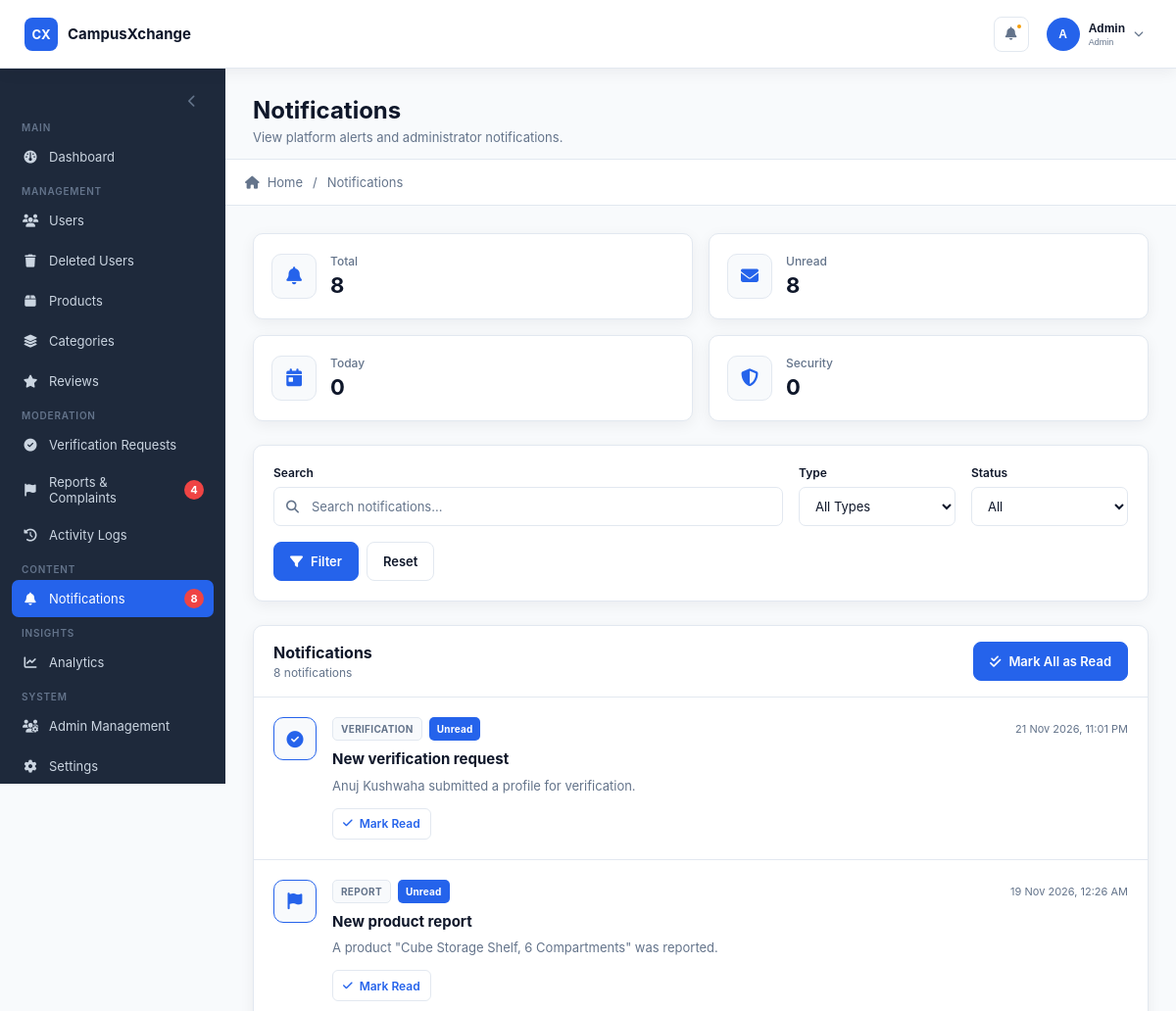
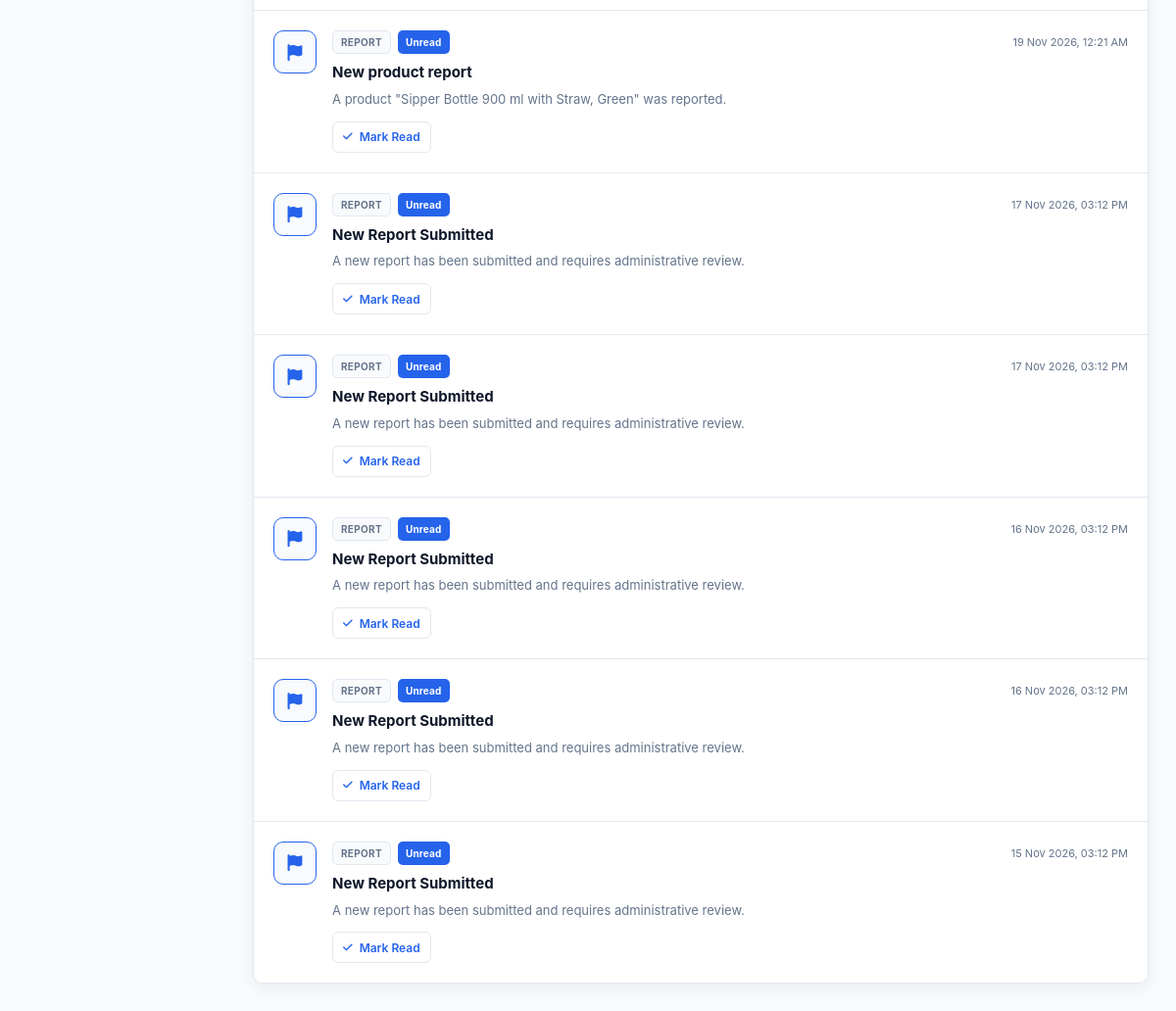
Screenshot of /admin/notifications (signed in) with the database file from the repository (2 pictures, top to bottom).
### tables this page shows
CREATE TABLE `notifications` (
  `notification_id` int(11) NOT NULL,
  `user_id` int(11) DEFAULT NULL,
  `admin_id` int(11) DEFAULT NULL,
  `notification_type` enum('Verification','Message','Product','Transaction','Wishlist','Review','Report','Ban','Security','System') NOT NULL,
  `title` varchar(255) NOT NULL,
  `message` text NOT NULL,
  `reference_type` enum('User','Product','Transaction','Chat','Review','Report','Ban','Security','System') DEFAULT NULL,
  `reference_id` int(11) DEFAULT NULL,
  `is_read` tinyint(1) NOT NULL DEFAULT 0,
  `created_at` timestamp NOT NULL DEFAULT current_timestamp(),
  `read_at` datetime DEFAULT NULL,
  `deleted_at` datetime DEFAULT NULL
);

### server/helpers/notification_helper.php (called while the page is built, shortened)
<?php
if (!function_exists('admin_notification_types')) {
    function admin_notification_types(): array
    {
        return [
            'Verification',
            'Product',
            'Report',
            'Ban',
            'Security',
            'System'
        ];
    }
}
if (!function_exists('get_admin_notifications')) {
    function get_admin_notifications(
        mysqli $conn,
        int $notification_admin_id,
        int $limit = 7
    ): array {
        $limit = max(1, min($limit, 100));
        $admin_types = admin_notification_types();
        $placeholders = implode(
            ',',
            array_fill(
                0,
                count($admin_types),
                '?'
            )
        );
        $type_string = str_repeat(
            's',
            count($admin_types)
        );
        $sql = "
            SELECT
                notification_id,
                admin_id,
                user_id,
                notification_type,
                title,
                message,
                reference_type,
                reference_id,
                is_read,
                created_at,
                read_at
            FROM Notifications
            WHERE admin_id = ?
            AND user_id IS NULL
            AND notification_type IN ($placeholders)
            AND deleted_at IS NULL
            ORDER BY
                is_read ASC,
                created_at DESC
            LIMIT ?
        ";
        $stmt = $conn->prepare($sql);
        $bind_types =
            'i' .
            $type_string .
            'i';
        $params = [
            $bind_types,
            $notification_admin_id
        ];
        foreach ($admin_types as $notification_type) {
            $params[] = $notification_type;
        }
        $params[] = $limit;
        $bind_names = [];
        foreach ($params as $key => $value) {
            $bind_names[$key] = &$params[$key];
        }
        call_user_func_array(
            [$stmt, 'bind_param'],
            $bind_names
        );
        $stmt->execute();
        $result = $stmt->get_result();
        $notifications = [];
        while ($row = $result->fetch_assoc()) {
            $notifications[] = $row;
        }
        return $notifications;
    }
}

### admin/notifications.php (the view, shortened to what this page needs)
<?php
include '../server/database/db_connect.php';
include_once __DIR__ . '/../server/helpers/notification_helper.php';
$notification_admin_id = (int)(
    $_SESSION['admin_id'] ?? 0
);
$search = trim(
    $_GET['search'] ?? ''
);
$total_notifications = 0;
$unread_notifications = 0;
$today_notifications = 0;
$security_notifications = 0;
$admin_types = admin_notification_types();
$type_placeholders = implode(
    ',',
    array_fill(
        0,
        count($admin_types),
        '?'
    )
);
$type_bind_string = str_repeat(
    's',
    count($admin_types)
);
$sql = "
    SELECT COUNT(*)
    FROM Notifications
    WHERE admin_id = ?
    AND user_id IS NULL
    AND notification_type IN ($type_placeholders)
    AND deleted_at IS NULL
";
$stmt = $conn->prepare($sql);
if ($stmt) {
    $bind_types = 'i' . $type_bind_string;
    $params = [
        $bind_types,
        $notification_admin_id
    ];
    foreach ($admin_types as $notification_type) {
        $params[] = $notification_type;
    }
    $bind_names = [];
    foreach ($params as $key => $value) {
        $bind_names[$key] = &$params[$key];
    }
    call_user_func_array(
        [$stmt, 'bind_param'],
        $bind_names
    );
    $stmt->execute();
    $stmt->bind_result(
        $total_notifications
    );
}
$sql = "
    SELECT COUNT(*)
    FROM Notifications
    WHERE admin_id = ?
    AND user_id IS NULL
    AND notification_type IN ($type_placeholders)
    AND is_read = FALSE
    AND deleted_at IS NULL
";
$stmt = $conn->prepare($sql);
if ($stmt) {
    $bind_types = 'i' . $type_bind_string;
    $params = [
        $bind_types,
        $notification_admin_id
    ];
    foreach ($admin_types as $notification_type) {
        $params[] = $notification_type;
    }
    $bind_names = [];
    foreach ($params as $key => $value) {
        $bind_names[$key] = &$params[$key];
    }
    call_user_func_array(
        [$stmt, 'bind_param'],
        $bind_names
    );
    $stmt->execute();
    $stmt->bind_result(
        $unread_notifications
    );
}
$sql = "
    SELECT COUNT(*)
    FROM Notifications
    WHERE admin_id = ?
    AND user_id IS NULL
    AND notification_type IN ($type_placeholders)
    AND DATE(created_at) = CURDATE()
    AND deleted_at IS NULL
";
$stmt = $conn->prepare($sql);
if ($stmt) {
    $bind_types = 'i' . $type_bind_string;
    $params = [
        $bind_types,
        $notification_admin_id
    ];
    foreach ($admin_types as $notification_type) {
        $params[] = $notification_type;
    }
    $bind_names = [];
    foreach ($params as $key => $value) {
        $bind_names[$key] = &$params[$key];
    }
    call_user_func_array(
        [$stmt, 'bind_param'],
        $bind_names
    );
    $stmt->execute();
    $stmt->bind_result(
        $today_notifications
    );
}
$stmt = $conn->prepare("
    SELECT COUNT(*)
    FROM Notifications
    WHERE admin_id = ?
    AND user_id IS NULL
    AND notification_type = 'Security'
    AND deleted_at IS NULL
");
if ($stmt) {
    $stmt->bind_param(
        "i",
        $notification_admin_id
    );
    $stmt->execute();
    $stmt->bind_result(
        $security_notifications
    );
}
$per_page = 10;
$page = max(
    1,
    (int)($_GET['page'] ?? 1)
);
$where = [
    "admin_id = ?",
    "user_id IS NULL",
    "deleted_at IS NULL",
    "notification_type IN ($type_placeholders)"
];
$types = "i" . $type_bind_string;
$params = [
    $notification_admin_id
];
foreach ($admin_types as $notification_type) {
    $params[] = $notification_type;
}
$where_sql = implode(
    " AND ",
    $where
);
$count_sql = "
    SELECT COUNT(*)
    FROM Notifications
    WHERE $where_sql
";
$stmt = $conn->prepare(
    $count_sql
);
$bind_params = [$types];
foreach ($params as $key => $value) {
    $bind_params[] = &$params[$key];
}
call_user_func_array(
    [$stmt, 'bind_param'],
    $bind_params
);
$stmt->execute();
$stmt->bind_result(
    $filtered_total
);
$offset = ($page - 1) * $per_page;
$sql = "
    SELECT
        notification_id,
        notification_type,
        title,
        message,
        reference_type,
        reference_id,
        is_read,
        created_at,
        read_at
    FROM Notifications
    WHERE $where_sql
    ORDER BY
        is_read ASC,
        created_at DESC
    LIMIT ? OFFSET ?
";
$stmt = $conn->prepare($sql);
$final_types = $types . "ii";
$final_params = $params;
$final_params[] = $per_page;
$final_params[] = $offset;
$bind_params = [$final_types];
foreach ($final_params as $key => $value) {
    $bind_params[] = &$final_params[$key];
}
call_user_func_array(
    [$stmt, 'bind_param'],
    $bind_params
);
$stmt->execute();
$result = $stmt->get_result();
function notification_icon($type)
{
    return match ($type) {
        'Verification' => 'fa-circle-check',
        'Product'      => 'fa-box',
        'Report'       => 'fa-flag',
        'Ban'          => 'fa-user-slash',
        'Security'     => 'fa-shield-halved',
        'System'       => 'fa-gear',
        default        => 'fa-bell'
    };
}
include 'includes/admin_header.php';
?>
<div class="admin-page notifications-page">
    <div class="stats-grid">
        <div class="stat-card">
            <div class="stat-icon">
                <i class="fa-solid fa-bell"></i>
            </div>
            <div>
                <span class="stat-label">
                    Total
                </span>
                <strong>
                    <?= number_format($total_notifications) ?>
                </strong>
            </div>
        </div>
        <div class="stat-card">
            <div class="stat-icon">
                <i class="fa-solid fa-envelope"></i>
            </div>
            <div>
                <span class="stat-label">
                    Unread
                </span>
                <strong>
                    <?= number_format($unread_notifications) ?>
                </strong>
            </div>
        </div>
        <div class="stat-card">
            <div class="stat-icon">
                <i class="fa-solid fa-calendar-day"></i>
            </div>
            <div>
                <span class="stat-label">
                    Today
                </span>
                <strong>
                    <?= number_format($today_notifications) ?>
                </strong>
            </div>
        </div>
        <div class="stat-card">
            <div class="stat-icon">
                <i class="fa-solid fa-shield-halved"></i>
            </div>
            <div>
                <span class="stat-label">
                    Security
                </span>
                <strong>
                    <?= number_format($security_notifications) ?>
                </strong>
            </div>
        </div>
    </div>
    <div class="filter-card">
        <form
            method="GET"
            class="filter-form"
        >
            <div class="filter-group search-group">
                <label for="search">
                    Search
                </label>
                <div class="input-with-icon">
                    <input
                        type="text"
                        id="search"
                        name="search"
                        value="<?= htmlspecialchars($search) ?>"
                        placeholder="Search notifications..."
                    >
                </div>
            </div>
            <div class="filter-group">
                <label for="type">
                    Type
                </label>
                <select
                    id="type"
                    name="type"
                >
                    <option value="All">
                        All Types
                    </option>
                </select>
            </div>
            <div class="filter-group">
                <label for="status">
                    Status
                </label>
                <select
                    id="status"
                    name="status"
                >
                    <option value="All">
                        All
                    </option>
                </select>
            </div>
            <div class="filter-actions">
                <button
                    type="submit"
                    class="btn btn-primary"
                >
                    <i class="fa-solid fa-filter"></i>
                    Filter
                </button>
                <a
                    href="notifications"
                    class="btn btn-secondary"
                >
                    Reset
                </a>
            </div>
        </form>
    </div>
    <div class="notifications-card">
        <div class="card-header">
            <div>
                <h2>
                    Notifications
                </h2>
                <p>
                    <?= number_format($filtered_total) ?>
                    notification<?= ($filtered_total == 1) ? '' : 's' ?>
                </p>
            </div>
            <?php if ($unread_notifications > 0): ?>
                <a
                    href="notifications?mark_all_read=1"
                    class="btn btn-primary"
                >
                    <i class="fa-solid fa-check-double"></i>
                    Mark All as Read
                </a>
            <?php endif; ?>
        </div>
        <?php if (empty($notifications)): ?>
            <div class="empty-state">
                <div class="empty-icon">
                    <i class="fa-regular fa-bell-slash"></i>
                </div>
                <h3>
                    No notifications found
                </h3>
                <p>
                    There are no notifications matching your current filters.
                </p>
            </div>
        <?php else: ?>
            <div class="notification-list">
                <?php foreach ($notifications as $notification): ?>
                    <div
                        class="notification-item <?= $notification['is_read'] ? 'read' : 'unread' ?>"
                    >
                        <div class="notification-icon">
                            <i class="fa-solid <?= notification_icon($notification['notification_type']) ?>"></i>
                        </div>
                        <div class="notification-content">
                            <div class="notification-top">
                                <div>
                                    <span class="notification-type">
                                        <?= htmlspecialchars(
                                            $notification['notification_type']
                                        ) ?>
                                    </span>
                                    <?php if (!$notification['is_read']): ?>
                                        <span class="unread-badge">
                                            Unread
                                        </span>
                                    <?php endif; ?>
                                </div>
                                <span class="notification-time">
                                    <?= htmlspecialchars(
                                        date(
                                            'd M Y, h:i A',
                                            strtotime(
                                                $notification['created_at']
                                            )
                                        )
                                    ) ?>
                                </span>
                            </div>
                            <form
                                method="POST"
                                action="notification_action.php"
                                class="notification-click-form"
                            >
                                <button
                                    type="submit"
                                    class="notification-main-button"
                                >
                                    <h3>
                                        <?= htmlspecialchars(
                                            $notification['title']
                                        ) ?>
                                    </h3>
                                    <p>
                                        <?= nl2br(
                                            htmlspecialchars(
                                                $notification['message']
                                            )
                                        ) ?>
                                    </p>
                                </button>
                            </form>
                            <?php if (!$notification['is_read']): ?>
                                <div class="notification-actions">
                                    <form
                                        method="POST"
                                        action="notification_action.php"
                                        class="notification-action-form"
                                    >
                                        <button
                                            type="submit"
                                            class="text-button"
                                        >
                                            <i class="fa-solid fa-check"></i>
                                            Mark Read
                                        </button>
                                    </form>
                                </div>
                            <?php endif; ?>
                        </div>
                    </div>
                <?php endforeach; ?>
            </div>
        <?php endif; ?>
    </div>
</div>
<?php include 'includes/admin_footer.php'; ?>

### rows the page displays
notifications: notification_type "VERIFICATION", is_read "Unread", created_at "21 Nov 2026, 11:01 PM", title "New verification request", message "Anuj Kushwaha submitted a profile for verification."
notifications: notification_type "REPORT", is_read "Unread", created_at "19 Nov 2026, 12:26 AM", title "New product report", message "A product \"Cube Storage Shelf, 6 Compartments\" was reported."
notifications: notification_type "REPORT", is_read "Unread", created_at "19 Nov 2026, 12:21 AM", title "New product report", message "A product \"Sipper Bottle 900 ml with Straw, Green\" was reported."
notifications: notification_type "REPORT", is_read "Unread", created_at "17 Nov 2026, 03:12 PM", title "New Report Submitted", message "A new report has been submitted and requires administrative review."
notifications: notification_type "REPORT", is_read "Unread", created_at "17 Nov 2026, 03:12 PM", title "New Report Submitted", message "A new report has been submitted and requires administrative review."
notifications: notification_type "REPORT", is_read "Unread", created_at "16 Nov 2026, 03:12 PM", title "New Report Submitted", message "A new report has been submitted and requires administrative review."
notifications: notification_type "REPORT", is_read "Unread", created_at "16 Nov 2026, 03:12 PM", title "New Report Submitted", message "A new report has been submitted and requires administrative review."
notifications: notification_type "REPORT", is_read "Unread", created_at "15 Nov 2026, 03:12 PM", title "New Report Submitted", message "A new report has been submitted and requires administrative review."

### other values shown
substr($admin['full_name'] ?? 'A', 0, 1) "A"
explode(' ', trim($admin['full_name'] ?? 'Admin'))[0] "Admin"
$admin['admin_role'] "Admin"
$sidebar_reports_count "4"
$sidebar_notifications_count "8"
$page_description "View platform alerts and administrator notifications."
$label "Notifications"
$total_notifications "8"
$unread_notifications "8"
$today_notifications "0"
$security_notifications "0"
$filtered_total "8"
